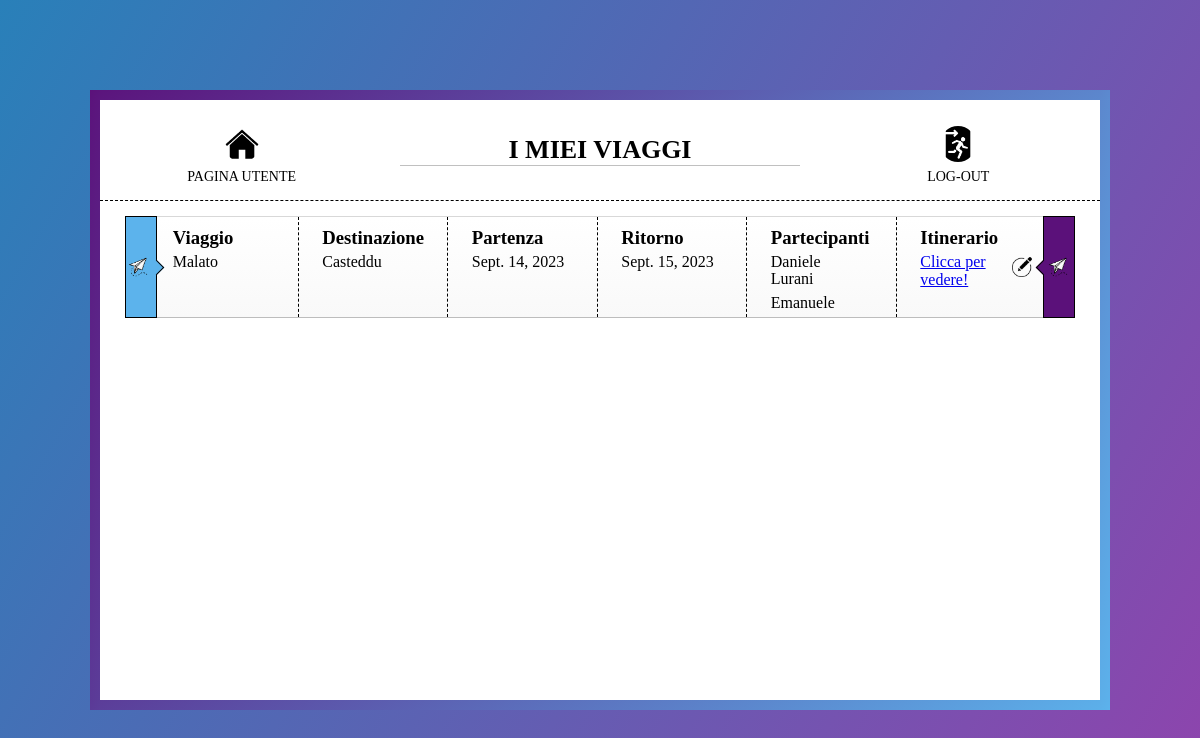
/organizzatoreViaggi/myTravels (signed in), run on the app's committed database.
### organizzatoreViaggi/models.py (models this page shows, shortened)
class Travel(models.Model):
    id = models.AutoField(primary_key=True)
    name = models.CharField(max_length=64, unique=True)
    destination = models.CharField(max_length=64)
    start_date = models.DateField()
    end_date = models.DateField()
    participants = models.ManyToManyField(CustomUser)

class CustomUser(AbstractUser):
    username = models.CharField(max_length=32, null=False, primary_key=True)
    email = models.EmailField(max_length=64, unique=True)

### organizzatoreViaggi/views.py (the view)
# urls.py: path('organizzatoreViaggi/myTravels', views.myTravels_view, name='myTravels'),
@login_required(login_url = 'login')
def myTravels_view(request):
    travels = Travel.objects.filter(participants = request.user)
    context = { 'travelsList': travels }
    return render(request, 'organizzatoreViaggi/myTravels.html',context)

### organizzatoreViaggi/templates/organizzatoreViaggi/myTravels.html (shortened to what this page needs)
{% load static %}
<!DOCTYPE html>
<html lang="it">
<head>
        <link rel="stylesheet" href="{% static 'css/myTravels.css'%}">
</head>
<body>
    <div class="page-container">
        <nav>
            <a href="{% url 'userHomePage' %}">
                <img src="{% static 'images/home_icon.png' %}" />
                <p>Pagina utente</p>
            </a>
            <h1>I MIEI VIAGGI</h1>
            <a href="{% url 'logout' %}">
                <img src="{% static 'images/logout_icon.png' %}" />
                <p>Log-out</p>
            </a>
        </nav>
        <div class="main">
            {% if travelsList %}
            {% for travel in travelsList %}
            <div class="trip-container">
                <div class="trip trip-info trip-white">
                    <div class="lateral-delimiters">
                        <div class="icon">
                            <img src="{% static 'images/invitation_icon.png' %}" />
                        </div>
                        <div class="icon2">
                            <img src="{% static 'images/invitation_icon.png' %}" />
                        </div>
                        <div class="trip-data">
                            <div class="right-dash trip-element trip-name-container">
                                <h3 class="trip-element-title trip-title-name">Viaggio</h3>
                                <p class="trip-element-value trip-name">{{ travel.name }}</p>
                            </div>
                            <div class="right-dash trip-element trip-destination-container">
                                <h3 class="trip-element-title trip-title-destination">Destinazione</h3>
                                <p class="trip-element-value trip-destination">{{ travel.destination }}</p>
                            </div>
                            <div class="right-dash trip-element trip-departure-container">
                                <h3 class="trip-element-title trip-title-departure">Partenza</h3>
                                <p class="trip-element-value trip-departure">{{ travel.start_date }}</p>
                            </div>
                            <div class="right-dash trip-element trip-return-container">
                                <h3 class="trip-element-title trip-title-return">Ritorno</h3>
                                <p class="trip-element-value trip-return">{{ travel.end_date }}</p>
                            </div>
                            <div class="right-dash trip-element trip-participants-container">
                                <h3 class="trip-element-title trip-title-participants">Partecipanti</h3>
                                <div class="trip-participant-items">
                                    {% for participant in travel.participants.all %}
                                        <p class="participant-name">{{ participant.first_name }}</p>
                                        <p class="participant-name">{{ participant.last_name }}</p>
                                    {% endfor %}
                                </div>
                            </div>
                            <div class="trip-element trip-itinerary-container">
                                <h3 class="trip-element-title trip-title-itinerary">Itinerario</h3>
                                <a href="{% url 'detailsTravel' %}">
                                    <p class="trip-element-value trip-participants">Clicca per vedere!</p>
                                </a>
                            </div>
                            <a class="edit-button" aria-hidden="true" href="{% url 'changeItinerary' %}">
                                <img src="{% static 'images/edit_icon.png' %}" />
                            </a>
                        </div>
                    </div>
                </div>
            </div>
            {% endfor %}
            {% else %}
            <div >
                <h3>Nessun viaggio da mostrare!</h3>
            </div>
            {% endif %}
        </div>
    </div>
</body>
</html>

### data on the page
Travel: name "Malato", destination "Casteddu", start_date "Sept. 14, 2023", end_date "Sept. 15, 2023"
CustomUser: first_name "Daniele", last_name "Lurani"
CustomUser: first_name "Emanuele"
